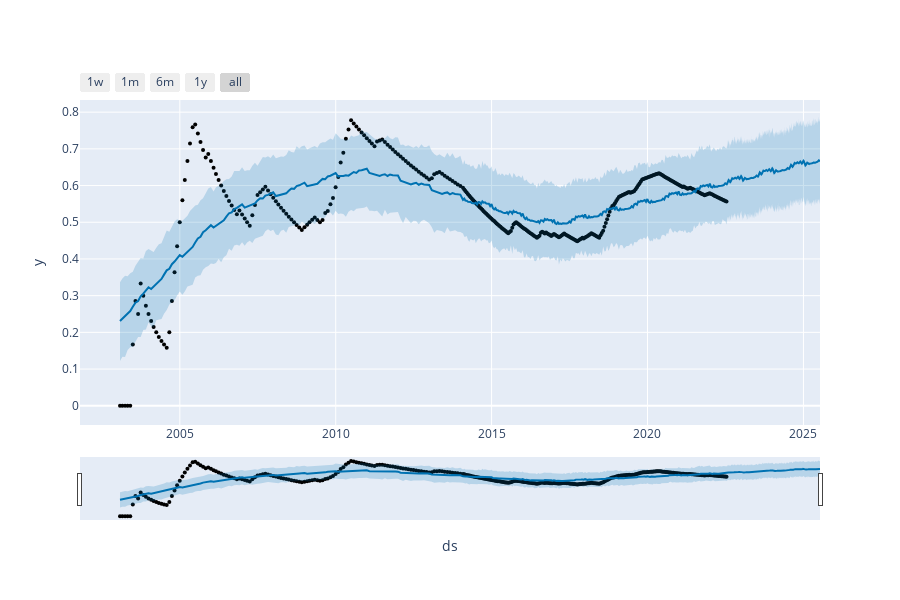

Notebook source saved alongside this figure:
### Code cell
plot_plotly(modeloProphet, pronosticos)

### Figure 1 — Plotly figure (JSON) as saved in the notebook; plotly's stock layout.template omitted (floating-point values rounded to 4 significant figures; data arrays with more than 128 entries replaced by an {"elided": "..."} marker saying what was removed)
{"data": [{"marker": {"color": "black", "size": 4}, "mode": "markers", "name": "Actual", "type": "scatter", "x": {"elided": "336 str values"}, "y": {"elided": "336 float values"}}, {"hoverinfo": "skip", "line": {"width": 0}, "mode": "lines", "type": "scatter", "x": {"elided": "1431 str values"}, "y": {"elided": "1431 float values"}}, {"fill": "tonexty", "fillcolor": "rgba(0, 114, 178, 0.2)", "line": {"color": "#0072B2", "width": 2}, "mode": "lines", "name": "Predicted", "type": "scatter", "x": {"elided": "1431 str values"}, "y": {"elided": "1431 float values"}}, {"fill": "tonexty", "fillcolor": "rgba(0, 114, 178, 0.2)", "hoverinfo": "skip", "line": {"width": 0}, "mode": "lines", "type": "scatter", "x": {"elided": "1431 str values"}, "y": {"elided": "1431 float values"}}], "layout": {"height": 600, "showlegend": false, "width": 900, "xaxis": {"rangeselector": {"buttons": [{"count": 7, "label": "1w", "step": "day", "stepmode": "backward"}, {"count": 1, "label": "1m", "step": "month", "stepmode": "backward"}, {"count": 6, "label": "6m", "step": "month", "stepmode": "backward"}, {"count": 1, "label": "1y", "step": "year", "stepmode": "backward"}, {"step": "all"}]}, "rangeslider": {"visible": true}, "title": {"text": "ds"}, "type": "date"}, "yaxis": {"title": {"text": "y"}}}}
